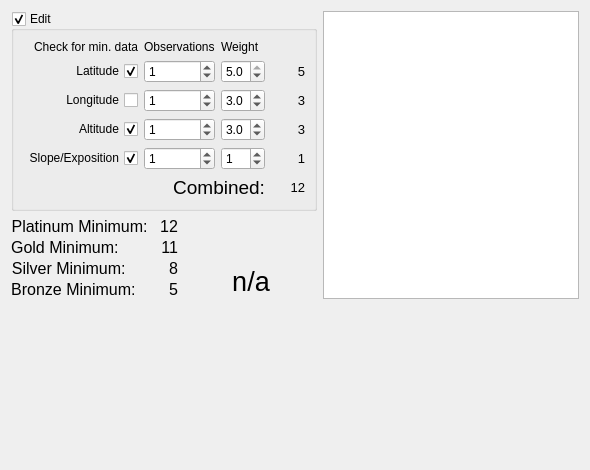
      <widget class="QWidget" name="tabSite">
       <attribute name="title">
        <string>Site</string>
       </attribute>
       <layout class="QGridLayout" name="gridLayout_7">
        <item row="0" column="0" colspan="2" alignment="Qt::AlignTop">
         <widget class="QGroupBox" name="gbxSite">
          <property name="title">
           <string>Edit</string>
          </property>
          <property name="checkable">
           <bool>true</bool>
          </property>
          <property name="checked">
           <bool>true</bool>
          </property>
          <layout class="QGridLayout" name="gridLayoutStateVars">
           <item row="2" column="0">
            <widget class="QCheckBox" name="chbxLatitudeSite">
             <property name="toolTip">
              <string>&lt;html&gt;&lt;head/&gt;&lt;body&gt;&lt;p&gt;Check if Minimum Data&lt;/p&gt;&lt;/body&gt;&lt;/html&gt;</string>
             </property>
             <property name="layoutDirection">
              <enum>Qt::RightToLeft</enum>
             </property>
             <property name="text">
              <string>Latitude</string>
             </property>
             <property name="checked">
              <bool>true</bool>
             </property>
             <property name="tristate">
              <bool>false</bool>
             </property>
            </widget>
           </item>
           <item row="3" column="0">
            <widget class="QCheckBox" name="chbxLongitudeSite">
             <property name="toolTip">
              <string>&lt;html&gt;&lt;head/&gt;&lt;body&gt;&lt;p&gt;Check if Minimum Data&lt;/p&gt;&lt;/body&gt;&lt;/html&gt;</string>
             </property>
             <property name="layoutDirection">
              <enum>Qt::RightToLeft</enum>
             </property>
             <property name="text">
              <string>Longitude</string>
             </property>
            </widget>
           </item>
           <item row="4" column="0">
            <widget class="QCheckBox" name="chbxAltitudeSite">
             <property name="toolTip">
              <string>&lt;html&gt;&lt;head/&gt;&lt;body&gt;&lt;p&gt;Check if Minimum Data&lt;/p&gt;&lt;/body&gt;&lt;/html&gt;</string>
             </property>
             <property name="layoutDirection">
              <enum>Qt::RightToLeft</enum>
             </property>
             <property name="text">
              <string>Altitude</string>
             </property>
             <property name="checked">
              <bool>true</bool>
             </property>
            </widget>
           </item>
           <item row="2" column="1">
            <widget class="QSpinBox" name="sbLatitudeObservationsSite">
             <property name="toolTip">
              <string>&lt;html&gt;&lt;head/&gt;&lt;body&gt;&lt;p&gt;Number of observations&lt;/p&gt;&lt;/body&gt;&lt;/html&gt;</string>
             </property>
             <property name="value">
              <number>1</number>
             </property>
            </widget>
           </item>
           <item row="4" column="2">
            <widget class="QDoubleSpinBox" name="dsbAltitudeWeightSite">
             <property name="decimals">
              <number>1</number>
             </property>
             <property name="maximum">
              <double>5.000000000000000</double>
             </property>
             <property name="singleStep">
              <double>0.500000000000000</double>
             </property>
             <property name="value">
              <double>3.000000000000000</double>
             </property>
            </widget>
           </item>
           <item row="4" column="1">
            <widget class="QSpinBox" name="sbAltitudeObservationsSite">
             <property name="toolTip">
              <string>&lt;html&gt;&lt;head/&gt;&lt;body&gt;&lt;p&gt;Number of observations&lt;/p&gt;&lt;/body&gt;&lt;/html&gt;</string>
             </property>
             <property name="value">
              <number>1</number>
             </property>
            </widget>
           </item>
           <item row="3" column="2">
            <widget class="QDoubleSpinBox" name="dsbLongitudeWeightSite">
             <property name="decimals">
              <number>1</number>
             </property>
             <property name="maximum">
              <double>5.000000000000000</double>
             </property>
             <property name="singleStep">
              <double>0.500000000000000</double>
             </property>
             <property name="value">
              <double>3.000000000000000</double>
             </property>
            </widget>
           </item>
           <item row="2" column="2">
            <widget class="QDoubleSpinBox" name="dsbLatitudeWeightSite">
             <property name="decimals">
              <number>1</number>
             </property>
             <property name="maximum">
              <double>5.000000000000000</double>
             </property>
             <property name="singleStep">
              <double>0.500000000000000</double>
             </property>
             <property name="value">
              <double>5.000000000000000</double>
             </property>
            </widget>
           </item>
           <item row="3" column="1">
            <widget class="QSpinBox" name="sbLongitudeObservationsSite">
             <property name="toolTip">
              <string>&lt;html&gt;&lt;head/&gt;&lt;body&gt;&lt;p&gt;Number of observations&lt;/p&gt;&lt;/body&gt;&lt;/html&gt;</string>
             </property>
             <property name="value">
              <number>1</number>
             </property>
            </widget>
           </item>
           <item row="9" column="1" colspan="2">
            <widget class="QLabel" name="lblCombinedSite">
             <property name="font">
              <font>
               <pointsize>14</pointsize>
              </font>
             </property>
             <property name="text">
              <string>Combined:</string>
             </property>
             <property name="alignment">
              <set>Qt::AlignRight|Qt::AlignTrailing|Qt::AlignVCenter</set>
             </property>
             <property name="indent">
              <number>0</number>
             </property>
            </widget>
           </item>
           <item row="9" column="3">
            <widget class="QLabel" name="lblOverallRatingSite">
             <property name="minimumSize">
              <size>
               <width>25</width>
               <height>0</height>
              </size>
             </property>
             <property name="font">
              <font>
               <pointsize>10</pointsize>
              </font>
             </property>
             <property name="text">
              <string>12</string>
             </property>
             <property name="alignment">
              <set>Qt::AlignRight|Qt::AlignTrailing|Qt::AlignVCenter</set>
             </property>
            </widget>
           </item>
           <item row="3" column="3">
            <widget class="QLabel" name="lblLongitudeRatingSite">
             <property name="font">
              <font>
               <pointsize>10</pointsize>
              </font>
             </property>
             <property name="text">
              <string>3</string>
             </property>
             <property name="alignment">
              <set>Qt::AlignRight|Qt::AlignTrailing|Qt::AlignVCenter</set>
             </property>
             <property name="indent">
              <number>0</number>
             </property>
            </widget>
           </item>
           <item row="4" column="3">
            <widget class="QLabel" name="lblAltitudeRatingSite">
             <property name="font">
              <font>
               <pointsize>10</pointsize>
              </font>
             </property>
             <property name="text">
              <string>3</string>
             </property>
             <property name="alignment">
              <set>Qt::AlignRight|Qt::AlignTrailing|Qt::AlignVCenter</set>
             </property>
             <property name="indent">
              <number>0</number>
             </property>
            </widget>
           </item>
           <item row="2" column="3">
            <widget class="QLabel" name="lblLatitudeRatingSite">
             <property name="font">
              <font>
               <pointsize>10</pointsize>
              </font>
             </property>
             <property name="text">
              <string>5</string>
             </property>
             <property name="alignment">
              <set>Qt::AlignRight|Qt::AlignTrailing|Qt::AlignVCenter</set>
             </property>
             <property name="indent">
              <number>0</number>
             </property>
            </widget>
           </item>
           <item row="0" column="0">
            <widget class="QLabel" name="lblMgmtMinData_6">
             <property name="font">
              <font>
               <pointsize>9</pointsize>
              </font>
             </property>
             <property name="text">
              <string>Check for min. data</string>
             </property>
             <property name="alignment">
              <set>Qt::AlignRight|Qt::AlignTrailing|Qt::AlignVCenter</set>
             </property>
            </widget>
           </item>
           <item row="0" column="1">
            <widget class="QLabel" name="lblMgmtObservations_6">
             <property name="sizePolicy">
              <sizepolicy hsizetype="Preferred" vsizetype="Fixed">
               <horstretch>0</horstretch>
               <verstretch>0</verstretch>
              </sizepolicy>
             </property>
             <property name="font">
              <font>
               <pointsize>9</pointsize>
              </font>
             </property>
             <property name="text">
              <string>Observations</string>
             </property>
            </widget>
           </item>
           <item row="0" column="2">
            <widget class="QLabel" name="lblMgmtObservations_8">
             <property name="sizePolicy">
              <sizepolicy hsizetype="Preferred" vsizetype="Fixed">
               <horstretch>0</horstretch>
               <verstretch>0</verstretch>
              </sizepolicy>
             </property>
             <property name="font">
              <font>
               <pointsize>9</pointsize>
              </font>
             </property>
             <property name="text">
              <string>Weight</string>
             </property>
            </widget>
           </item>
           <item row="5" column="0">
            <widget class="QCheckBox" name="chbxSlopeSite">
             <property name="toolTip">
              <string>&lt;html&gt;&lt;head/&gt;&lt;body&gt;&lt;p&gt;Check if Minimum Data&lt;/p&gt;&lt;/body&gt;&lt;/html&gt;</string>
             </property>
             <property name="layoutDirection">
              <enum>Qt::RightToLeft</enum>
             </property>
             <property name="text">
              <string>Slope/Exposition</string>
             </property>
             <property name="checked">
              <bool>true</bool>
             </property>
            </widget>
           </item>
           <item row="5" column="2">
            <widget class="QSpinBox" name="sbSlopeObservationsSite">
             <property name="toolTip">
              <string>&lt;html&gt;&lt;head/&gt;&lt;body&gt;&lt;p&gt;Number of observations&lt;/p&gt;&lt;/body&gt;&lt;/html&gt;</string>
             </property>
             <property name="value">
              <number>1</number>
             </property>
            </widget>
           </item>
           <item row="5" column="3">
            <widget class="QLabel" name="lblSlopeRatingSite">
             <property name="font">
              <font>
               <pointsize>10</pointsize>
              </font>
             </property>
             <property name="text">
              <string>1</string>
             </property>
             <property name="alignment">
              <set>Qt::AlignRight|Qt::AlignTrailing|Qt::AlignVCenter</set>
             </property>
             <property name="indent">
              <number>0</number>
             </property>
            </widget>
           </item>
           <item row="5" column="1">
            <widget class="QSpinBox" name="sbSlopeWeightSite">
             <property name="value">
              <number>1</number>
             </property>
            </widget>
           </item>
          </layout>
         </widget>
        </item>
        <item row="0" column="2" rowspan="2">
         <widget class="QTextBrowser" name="txbrSite">
          <property name="sizePolicy">
           <sizepolicy hsizetype="Expanding" vsizetype="Expanding">
            <horstretch>1</horstretch>
            <verstretch>0</verstretch>
           </sizepolicy>
          </property>
         </widget>
        </item>
        <item row="1" column="0">
         <layout class="QFormLayout" name="formLayoutSiteRankLevels">
          <property name="horizontalSpacing">
           <number>2</number>
          </property>
          <property name="verticalSpacing">
           <number>2</number>
          </property>
          <item row="0" column="0">
           <widget class="QLabel" name="lblSitePlatinumMin">
            <property name="font">
             <font>
              <pointsize>12</pointsize>
             </font>
            </property>
            <property name="text">
             <string>Platinum Minimum: </string>
            </property>
            <property name="alignment">
             <set>Qt::AlignRight|Qt::AlignTrailing|Qt::AlignVCenter</set>
            </property>
            <property name="margin">
             <number>0</number>
            </property>
            <property name="indent">
             <number>0</number>
            </property>
           </widget>
          </item>
          <item row="0" column="1">
           <widget class="QLabel" name="lblSitePlatinumMinVal">
            <property name="minimumSize">
             <size>
              <width>25</width>
              <height>0</height>
             </size>
            </property>
            <property name="font">
             <font>
              <pointsize>12</pointsize>
             </font>
            </property>
            <property name="text">
             <string>12</string>
            </property>
            <property name="alignment">
             <set>Qt::AlignRight|Qt::AlignTrailing|Qt::AlignVCenter</set>
            </property>
            <property name="margin">
             <number>0</number>
            </property>
            <property name="indent">
             <number>1</number>
            </property>
           </widget>
          </item>
          <item row="1" column="0">
           <widget class="QLabel" name="lblSiteGoldMin">
            <property name="font">
             <font>
              <pointsize>12</pointsize>
             </font>
            </property>
            <property name="text">
             <string>Gold Minimum: </string>
            </property>
            <property name="alignment">
             <set>Qt::AlignRight|Qt::AlignTrailing|Qt::AlignVCenter</set>
            </property>
            <property name="margin">
             <number>0</number>
            </property>
            <property name="indent">
             <number>0</number>
            </property>
           </widget>
          </item>
          <item row="1" column="1">
           <widget class="QLabel" name="lblSiteGoldMinVal">
            <property name="minimumSize">
             <size>
              <width>25</width>
              <height>0</height>
             </size>
            </property>
            <property name="font">
             <font>
              <pointsize>12</pointsize>
             </font>
            </property>
            <property name="text">
             <string>11</string>
            </property>
            <property name="alignment">
             <set>Qt::AlignRight|Qt::AlignTrailing|Qt::AlignVCenter</set>
            </property>
            <property name="margin">
             <number>0</number>
            </property>
            <property name="indent">
             <number>1</number>
            </property>
           </widget>
          </item>
          <item row="2" column="0">
           <widget class="QLabel" name="lblSiteSilverMin">
            <property name="font">
             <font>
              <pointsize>12</pointsize>
             </font>
            </property>
            <property name="text">
             <string>Silver Minimum: </string>
            </property>
            <property name="alignment">
             <set>Qt::AlignRight|Qt::AlignTrailing|Qt::AlignVCenter</set>
            </property>
            <property name="margin">
             <number>0</number>
            </property>
            <property name="indent">
             <number>0</number>
            </property>
           </widget>
          </item>
          <item row="2" column="1">
           <widget class="QLabel" name="lblSiteSilverMinVal">
            <property name="minimumSize">
             <size>
              <width>25</width>
              <height>0</height>
             </size>
            </property>
            <property name="font">
             <font>
              <pointsize>12</pointsize>
             </font>
            </property>
            <property name="text">
             <string>8</string>
            </property>
            <property name="alignment">
             <set>Qt::AlignRight|Qt::AlignTrailing|Qt::AlignVCenter</set>
            </property>
            <property name="margin">
             <number>0</number>
            </property>
            <property name="indent">
             <number>1</number>
            </property>
           </widget>
          </item>
          <item row="3" column="0">
           <widget class="QLabel" name="lblSiteBronzeMin">
            <property name="font">
             <font>
              <pointsize>12</pointsize>
             </font>
            </property>
            <property name="text">
             <string>Bronze Minimum: </string>
            </property>
            <property name="alignment">
             <set>Qt::AlignRight|Qt::AlignTrailing|Qt::AlignVCenter</set>
            </property>
            <property name="margin">
             <number>0</number>
            </property>
            <property name="indent">
             <number>0</number>
            </property>
           </widget>
          </item>
          <item row="3" column="1">
           <widget class="QLabel" name="lblSiteBronzeMinVal">
            <property name="minimumSize">
             <size>
              <width>25</width>
              <height>0</height>
             </size>
            </property>
            <property name="font">
             <font>
              <pointsize>12</pointsize>
             </font>
            </property>
            <property name="text">
             <string>5</string>
            </property>
            <property name="alignment">
             <set>Qt::AlignRight|Qt::AlignTrailing|Qt::AlignVCenter</set>
            </property>
            <property name="margin">
             <number>0</number>
            </property>
            <property name="indent">
             <number>1</number>
            </property>
           </widget>
          </item>
         </layout>
        </item>
        <item row="1" column="1">
         <layout class="QGridLayout" name="gridLayoutSiteRankingResult">
          <item row="0" column="1">
           <widget class="QLabel" name="lblMedalSite">
            <property name="minimumSize">
             <size>
              <width>40</width>
              <height>40</height>
             </size>
            </property>
            <property name="maximumSize">
             <size>
              <width>40</width>
              <height>40</height>
             </size>
            </property>
            <property name="baseSize">
             <size>
              <width>20</width>
              <height>60</height>
             </size>
            </property>
            <property name="lineWidth">
             <number>0</number>
            </property>
            <property name="text">
             <string/>
            </property>
            <property name="scaledContents">
             <bool>true</bool>
            </property>
            <property name="alignment">
             <set>Qt::AlignJustify|Qt::AlignVCenter</set>
            </property>
           </widget>
          </item>
          <item row="0" column="0">
           <spacer name="horizontalSpacerSiteLeftRankLabel">
            <property name="orientation">
             <enum>Qt::Horizontal</enum>
            </property>
            <property name="sizeHint" stdset="0">
             <size>
              <width>40</width>
              <height>20</height>
             </size>
            </property>
           </spacer>
          </item>
          <item row="0" column="2">
           <spacer name="horizontalSpacerSiteRightRankLabel">
            <property name="orientation">
             <enum>Qt::Horizontal</enum>
            </property>
            <property name="sizeHint" stdset="0">
             <size>
              <width>40</width>
              <height>20</height>
             </size>
            </property>
           </spacer>
          </item>
          <item row="1" column="0" colspan="3">
           <widget class="QLabel" name="lblRankingSite">
            <property name="font">
             <font>
              <pointsize>20</pointsize>
             </font>
            </property>
            <property name="text">
             <string>n/a</string>
            </property>
            <property name="alignment">
             <set>Qt::AlignCenter</set>
            </property>
           </widget>
          </item>
         </layout>
        </item>
        <item row="2" column="0" colspan="3">
         <spacer name="verticalSpacer_2">
          <property name="orientation">
           <enum>Qt::Vertical</enum>
          </property>
          <property name="sizeHint" stdset="0">
           <size>
            <width>468</width>
            <height>160</height>
           </size>
          </property>
         </spacer>
        </item>
       </layout>
      </widget>
